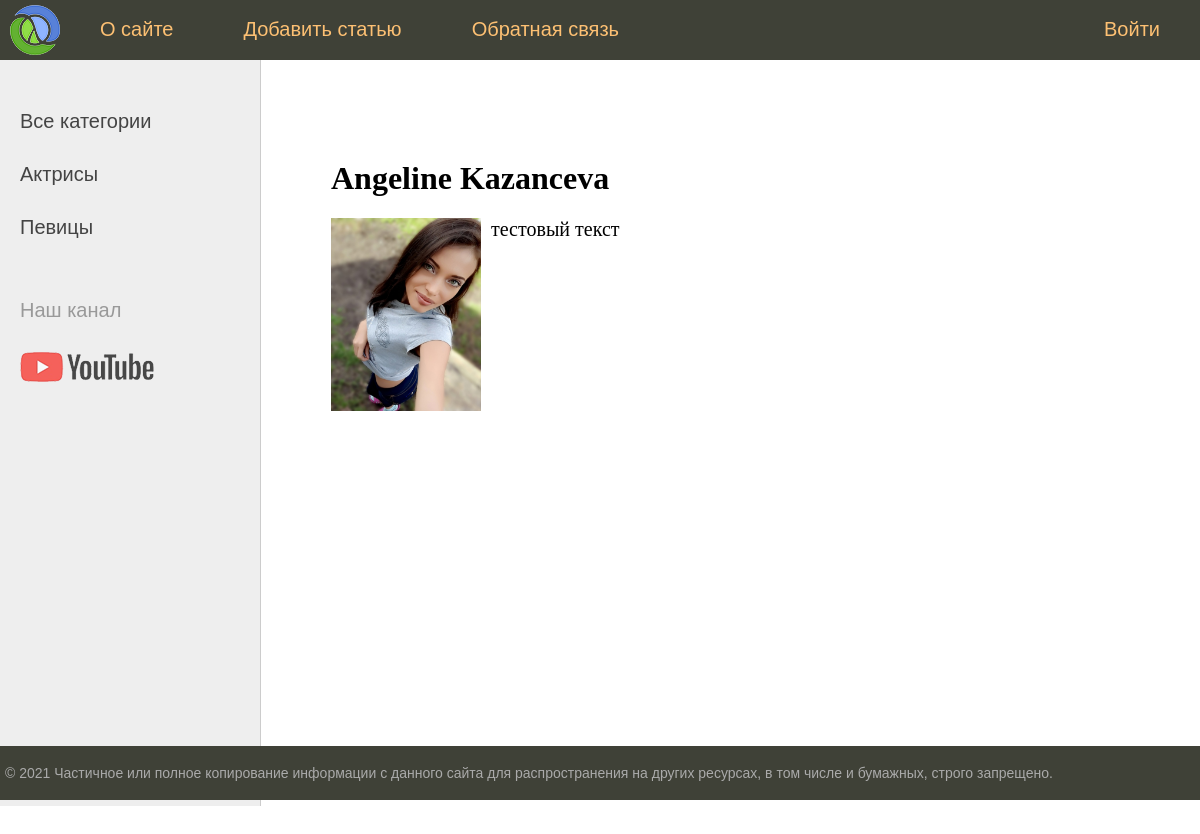
Page /post/angeline-kazanceva/ on the committed database.
### women/models.py (models this page shows, shortened)
class Category(models.Model):
	name=models.CharField(max_length=100, db_index=True, verbose_name="Категория")
	slug=models.SlugField(max_length=255, unique=True, db_index=True, verbose_name="URL")
	def get_absolute_url(self):
		return reverse('category', kwargs={'cat_slug':self.slug})
	class Meta:
		verbose_name='Категория'
		verbose_name_plural='Категории'
		ordering=['id']

class Women(models.Model):
	title=models.CharField(max_length=255, verbose_name="Заголовок")
	slug=models.SlugField(max_length=255, unique=True, db_index=True, verbose_name="URL")
	content=models.TextField(blank=True, verbose_name="Текст статьи")
	photo=models.ImageField(upload_to="photos/%Y/%m/%d/", verbose_name="Фото")
	time_create=models.DateTimeField(auto_now_add=True, verbose_name="Время создания")
	time_update=models.DateTimeField(auto_now=True, verbose_name="Время изменения")
	is_published=models.BooleanField(default=True, verbose_name="Публикация")
	cat=models.ForeignKey('Category', on_delete=models.PROTECT, verbose_name="Категории")
	def __str__(self):
		return self.title
	class Meta:
		verbose_name='Известные женщины'
		verbose_name_plural='Известные женщины'
		ordering=['-time_create','title']

### women/views.py (the view)
# urls.py: path('post/<slug:post_slug>/', ShowPost.as_view(), name='post'),
class ShowPost(DetailView):
	model=Women
	template_name='women/post.html'
	slug_url_kwarg='post_slug'
	context_object_name='post'
	def get_context_data(self, *, object_list=None, **kwargs):
		context=super().get_context_data(**kwargs)
		context['title']=context['post']
		context['menu']=menu
		return context

### women/templatetags/women_tags.py (called while the page is built)
@register.inclusion_tag('women/list_categories.html')
def show_categories(sort=None, cat_selected=0):
	if not sort:
		cats = Category.objects.all()
	else:
		cats = Category.objects.order_by(sort)
	return {"cats":cats, "cat_selected":cat_selected}

### women/templates/women/post.html
{% extends 'women/base.html' %}
{% block content %}
<h1>{{post.title}}</h1>
{% if post.photo %}
<p><img class="img-article-left thumb" src="{{post.photo.url}}"></p>
{% endif %}
{{post.content|linebreaks}}
{% endblock %}

### women/templates/women/list_categories.html
{% for c in cats %}
	{% if c.pk == cat_selected %}
		<li class="selected">{{c.name}}</li>
	{% else %}
		<li><a href="{{ c.get_absolute_url }}">{{c.name}}</a></li>
	{% endif %}
{% endfor %}

### women/static/women/css/style.css (style rules this page uses)
html, body { font-family: 'Arial'; margin: 0; padding: 0; height: 100%; width: 100%; color: #444; }
a { color: #0059b2; text-decoration: none; }
img { max-width: 600px; height: auto; }
img.img-article-left { max-width: 300px; height: auto; float: left; padding: 0 10px 10px 0; }
img.img-article-left.thumb { max-width: 150px; height: auto; }
.left-chapters ul li { margin: 30px 0 0 0; color: #999; }
.left-chapters ul li a { color: #444; text-decoration: none; }
.content-text h1 { font-size: 32px; }

### rows in the picture
Category: name "Актрисы"
Category: name "Певицы"
Women: title "Angeline Kazanceva", photo (picture), content "тестовый текст"

### other values in the picture
{{ m.title }} "О сайте" "Добавить статью" "Обратная связь"
{{ m.title }} "Войти"
